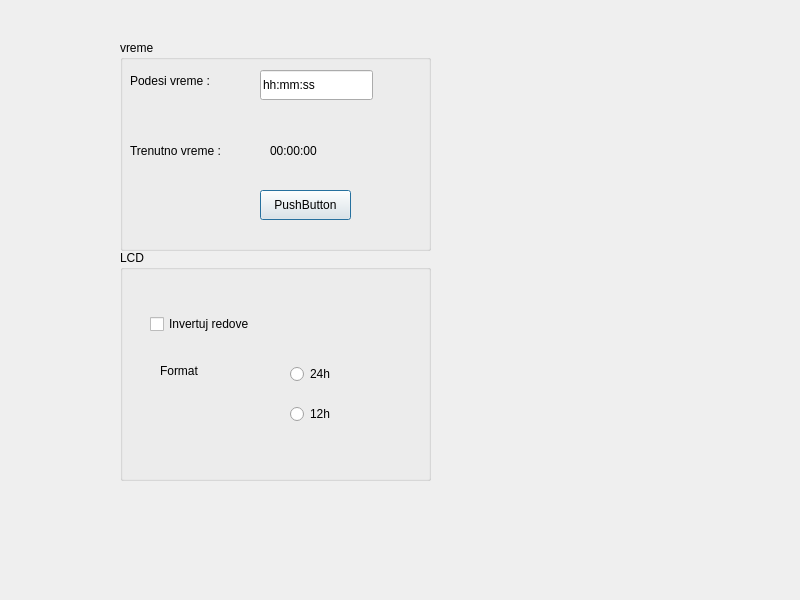
<?xml version="1.0" encoding="UTF-8"?>
<ui version="4.0">
 <class>RTime</class>
 <widget class="QDialog" name="RTime">
  <property name="geometry">
   <rect>
    <x>0</x>
    <y>0</y>
    <width>800</width>
    <height>600</height>
   </rect>
  </property>
  <property name="windowTitle">
   <string>RTime</string>
  </property>
  <widget class="QGroupBox" name="groupBox">
   <property name="geometry">
    <rect>
     <x>120</x>
     <y>40</y>
     <width>311</width>
     <height>211</height>
    </rect>
   </property>
   <property name="title">
    <string>vreme</string>
   </property>
   <widget class="QLabel" name="label">
    <property name="geometry">
     <rect>
      <x>10</x>
      <y>30</y>
      <width>111</width>
      <height>22</height>
     </rect>
    </property>
    <property name="text">
     <string>Podesi vreme :</string>
    </property>
   </widget>
   <widget class="QLineEdit" name="lineEdit">
    <property name="geometry">
     <rect>
      <x>140</x>
      <y>30</y>
      <width>113</width>
      <height>30</height>
     </rect>
    </property>
    <property name="text">
     <string>hh:mm:ss</string>
    </property>
    <property name="maxLength">
     <number>9</number>
    </property>
   </widget>
   <widget class="QLabel" name="label_2">
    <property name="geometry">
     <rect>
      <x>10</x>
      <y>100</y>
      <width>121</width>
      <height>22</height>
     </rect>
    </property>
    <property name="text">
     <string>Trenutno vreme :</string>
    </property>
   </widget>
   <widget class="QLabel" name="label_3">
    <property name="geometry">
     <rect>
      <x>150</x>
      <y>100</y>
      <width>68</width>
      <height>22</height>
     </rect>
    </property>
    <property name="text">
     <string>00:00:00</string>
    </property>
   </widget>
   <widget class="QPushButton" name="pushButton">
    <property name="geometry">
     <rect>
      <x>140</x>
      <y>150</y>
      <width>91</width>
      <height>30</height>
     </rect>
    </property>
    <property name="text">
     <string>PushButton</string>
    </property>
   </widget>
  </widget>
  <widget class="QGroupBox" name="groupBox_2">
   <property name="geometry">
    <rect>
     <x>120</x>
     <y>250</y>
     <width>311</width>
     <height>231</height>
    </rect>
   </property>
   <property name="title">
    <string>LCD</string>
   </property>
   <widget class="QLabel" name="label_4">
    <property name="geometry">
     <rect>
      <x>40</x>
      <y>110</y>
      <width>68</width>
      <height>22</height>
     </rect>
    </property>
    <property name="text">
     <string>Format</string>
    </property>
   </widget>
   <widget class="QRadioButton" name="radioButton">
    <property name="geometry">
     <rect>
      <x>170</x>
      <y>110</y>
      <width>113</width>
      <height>28</height>
     </rect>
    </property>
    <property name="text">
     <string>24h</string>
    </property>
   </widget>
   <widget class="QRadioButton" name="radioButton_2">
    <property name="geometry">
     <rect>
      <x>170</x>
      <y>150</y>
      <width>113</width>
      <height>28</height>
     </rect>
    </property>
    <property name="text">
     <string>12h</string>
    </property>
   </widget>
   <widget class="QCheckBox" name="checkBox">
    <property name="geometry">
     <rect>
      <x>30</x>
      <y>60</y>
      <width>131</width>
      <height>28</height>
     </rect>
    </property>
    <property name="text">
     <string>Invertuj redove</string>
    </property>
   </widget>
  </widget>
 </widget>
 <resources/>
 <connections/>
</ui>
